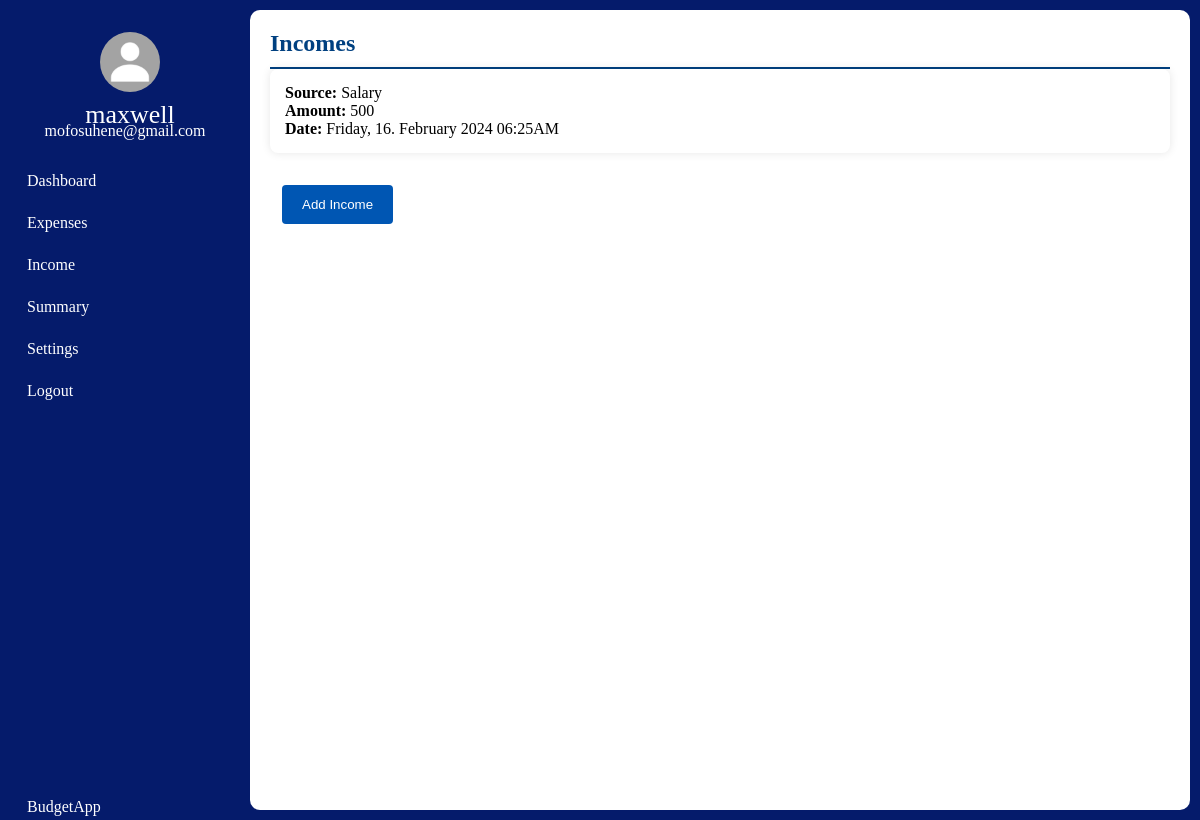
The app's page /income/1 (signed in), older data.
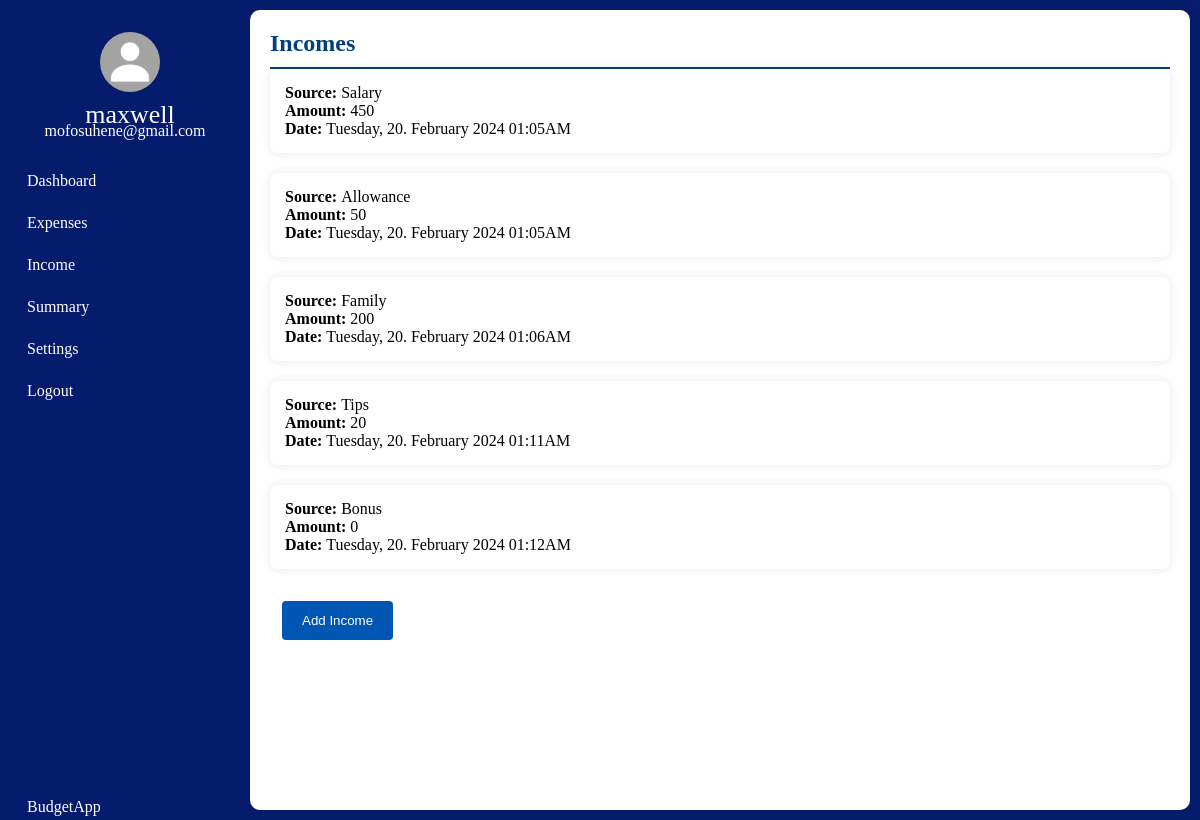
The same page, newer data.
### tables this page shows
CREATE TABLE User(
                id INTEGER PRIMARY KEY AUTOINCREMENT,
                User_First_Name TEXT NOT NULL,
                User_Last_Name TEXT NOT NULL,
                User_Email TEXT  UNIQUE NOT NULL,
                User_Password TEXT NOT NULL
                );

CREATE TABLE Incomes(
                id INTEGER PRIMARY KEY AUTOINCREMENT,
                Source TEXT NOT NULL,
                Income INTEGER NOT NULL,
                Date TEXT NOT NULL,
                User_id INTEGER NOT NULL,
                Percent INTEGER NOT NULL,
                Color TEXT NOT NULL,
                Month INTEGER NOT NULL,
                FOREIGN KEY (User_id) REFERENCES User (id)
                );

### app.py (the view)
@app.get("/income/<int:id>")
def income(id):
    user = get_current_user()
    if user is not None:
        db_connection = get_db()
        cursor = db_connection.cursor()
        cursor.execute("SELECT User_First_Name, User_Last_Name, User_Email FROM User WHERE id = ?", (id,))
        user_data = cursor.fetchone()
        first_name = user_data[0]
        user_email = user_data[2]
        entries = cursor.execute("SELECT User_First_Name,User_Email,Source, Income, Date FROM Incomes JOIN User on Incomes.User_id == User.id WHERE User_id = ?", (id,))
        return render_template("income.html", id=id, entries=entries, first_name=first_name, user_email=user_email)
    return render_template("index.html")

### app.py (called while the page is built)
def get_current_user():
    user = None
    if "user" in session:
        user = session["user"]
        with get_db() as conn:
            cursor = conn.cursor()
            cursor.execute("SELECT user_Email,User_Password, id FROM User WHERE User_Email = ?", (user,))
            user = cursor.fetchone()
    return user

def get_db():
    connection = sqlite3.connect(DATABASE)
    return connection

### templates/income.html (shortened to what this page needs)
<!DOCTYPE html>
<html lang="en">
<head>
    <link rel="stylesheet" href="{{ url_for('static', filename='css/expenses_style.css') }}">
</head>
<body>
  <nav class="nav-bar">
    <ul>
        <li>
            <a href="#" class="logo">
                <div class="user-profile">
                    <img src="{{ url_for('static', filename='images/MyPassportPicture.jpg') }}" alt="User_profile_Pic"/>
                    <span class="nav-item">
                    {{ first_name }}<br>
                    </span>
                    <span class="email">{{ user_email }}</span>
                </div>
            </a>
        </li>
        <li>
            <a href="/dashboard/{{id}}">
                <span class="nav-item menu">
                    Dashboard
                </span>
            </a>
        </li>
        <li>
            <a href="/expenses/{{id}}">
                <span class="nav-item menu">
                    Expenses
                </span>
            </a>
        </li>
        <li>
            <a href="/income/{{id}}">
                <span class="nav-item active">
                    Income
                </span>
            </a>
        </li>
        <li>
            <a href="#">
                <span class="nav-item menu">
                    Summary
                </span>
            </a>
        </li>
        <li>
            <a href="#">
                <span class="nav-item menu">
                    Settings
                </span>
            </a>
        </li>
        <li>
            <a href="{{ url_for('logout') }}">
                <span class="nav-item menu">
                    Logout
                </span>
            </a>
        </li>
        <li>
            <a href="/dashboard" class="applogo">
                <span class="nav-item">
                    BudgetApp
                </span>
            </a>
        </li>
    </ul>
</nav>
<section>
  <div class="white" id="add__section">
    <div class="title">
        <h2>Incomes</h2>
    </div>
    <ul>
      {% for entry in entries %}
      <li id="entries">
        <strong>Source: </strong>{{ entry[2] }} <br>
        <strong>Amount: </strong>{{ entry[3] }} <br>
        <strong>Date: </strong>{{ entry[4] }}</li>
        {% endfor %}
      </ul>
      <a href="/addincome/{{id}}">
        <div class="button-container">
          <button type="submit" class="custom-button">Add Income</button>
        </div>
      </a>
    </div>
    </section>
</body>
</html>

### static/css/expenses_style.css (style rules this page uses)
* { margin: 0; padding: 0; outline: none; border: none; text-decoration: none; box-sizing: border-box; }
body { background-color: #051b6b; }
nav { position: fixed; top: 0; bottom: 0; height: 100%; left: 0; margin-top: 20px; }
.logo { text-align: center; display: flex; justify-content: center; }
.logo img { width: 60px; height: 60px; border-radius:50%; display: flex; justify-content:center; align-items: center; margin-left: 10px; }
.email { font-size: 16px; margin-left: 0; }
.user-profile { display: flex; flex-direction: column; font-size: 26px; justify-content: center; align-items: center; color: white; }
a { position: relative; color: white; font-size: 16px; display: block; width: 250px; padding: 12px; }
.nav-item { position: relative; top: 8px; margin-left: 20px; left: -5px; }
.applogo { position: fixed; bottom: 0; }
.white { margin: 10px 10px 10px 250px; border-radius: 10px; min-height: 100vh; background-color: #fff; padding: 20px; }
#entries { margin-bottom: 20px; border: 1px solid #bdd7ea; border: 20px; padding: 15px; border-radius: 8px; background-color: #fff; box-shadow: 0 0 10px rgba(0, 0, 0, 0.1); }
ul { list-style: none; padding: 0; }
button { background-color: #0056b3; color: #fff; padding: 12px 20px; border: none; border-radius: 4px; cursor: pointer; }
.title h2 { color: #004080; border-bottom: 2px solid #004080; padding-bottom: 10px; }

Row changes from the older to the newer data that the page shows:
changed Incomes "Salary": Income "500" → "450"; Date "Friday, 16. February 2024 06:25AM" → "Tuesday, 20. February 2024 01:05AM"
added Incomes: Source "Allowance", Income "50", Date "Tuesday, 20. February 2024 01:05AM"
added Incomes: Source "Family", Income "200", Date "Tuesday, 20. February 2024 01:06AM"
added Incomes: Source "Tips", Income "20", Date "Tuesday, 20. February 2024 01:11AM"
added Incomes: Source "Bonus", Income "0", Date "Tuesday, 20. February 2024 01:12AM"
